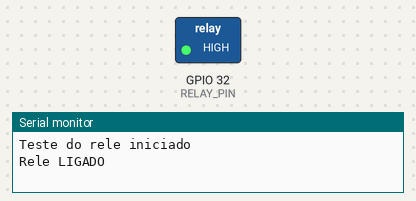
A sketch run on a simulated ESP32. On the bench: switched loads named in the sketch (green lamp = pin HIGH), the last lines printed to the serial monitor.

Above: at 1.0 s.
At 3.0 s:
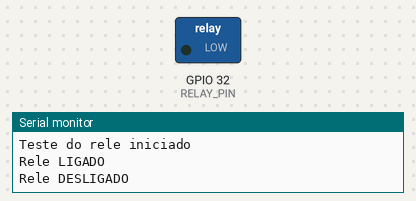
Timing chart, 0 to 5.2 s (numbered marks = the images above):
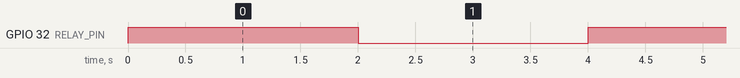

Measured:
- by itself, GPIO 32 (RELAY_PIN): alternates HIGH for 2.0 s and LOW for 2.0 s

The sketch:

teste_rele.ino
```cpp
// Teste do módulo relé com ESP32
// Relé: S -> D32 | + -> VIN | - -> GND
// O relé deve dar um "clique" a cada 2 segundos

#define RELAY_PIN 32

void setup() {
  Serial.begin(115200);
  pinMode(RELAY_PIN, OUTPUT);
  digitalWrite(RELAY_PIN, LOW);   // começa desligado
  Serial.println("Teste do rele iniciado");
}

void loop() {
  digitalWrite(RELAY_PIN, HIGH);
  Serial.println("Rele LIGADO");
  delay(2000);

  digitalWrite(RELAY_PIN, LOW);
  Serial.println("Rele DESLIGADO");
  delay(2000);
}
```
